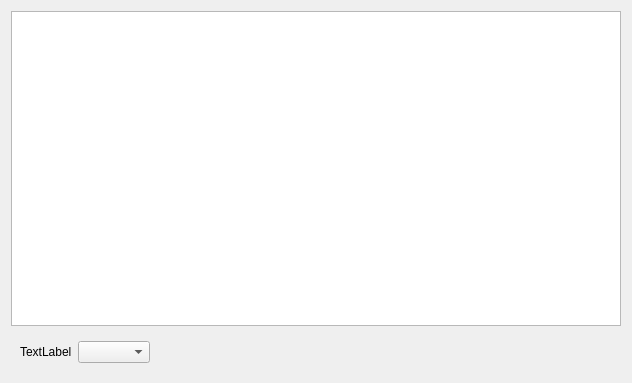
<?xml version="1.0" encoding="UTF-8"?>
<ui version="4.0">
 <class>w_bt_dish_paymode_set</class>
 <widget class="QDialog" name="w_bt_dish_paymode_set">
  <property name="geometry">
   <rect>
    <x>0</x>
    <y>0</y>
    <width>632</width>
    <height>383</height>
   </rect>
  </property>
  <property name="windowTitle">
   <string>Dialog</string>
  </property>
  <layout class="QVBoxLayout" name="verticalLayout" stretch="1,0">
   <item>
    <widget class="lds_tableView" name="tableView"/>
   </item>
   <item>
    <layout class="QHBoxLayout" name="horizontalLayout_2" stretch="0,1">
     <item>
      <widget class="QWidget" name="widget_com" native="true">
       <layout class="QHBoxLayout" name="horizontalLayout" stretch="0,1">
        <item>
         <widget class="QLabel" name="label">
          <property name="text">
           <string>TextLabel</string>
          </property>
         </widget>
        </item>
        <item>
         <widget class="QComboBox" name="comboBox"/>
        </item>
       </layout>
      </widget>
     </item>
     <item>
      <widget class="lds_toolbar" name="widget"/>
     </item>
    </layout>
   </item>
  </layout>
 </widget>
 <customwidgets>
  <customwidget>
   <class>lds_toolbar</class>
   <extends>QFrame</extends>
   <header>lds_toolbar.h</header>
   <container>1</container>
  </customwidget>
  <customwidget>
   <class>lds_tableView</class>
   <extends>QTableView</extends>
   <header>lds_tableview.h</header>
  </customwidget>
 </customwidgets>
 <resources/>
 <connections/>
</ui>
